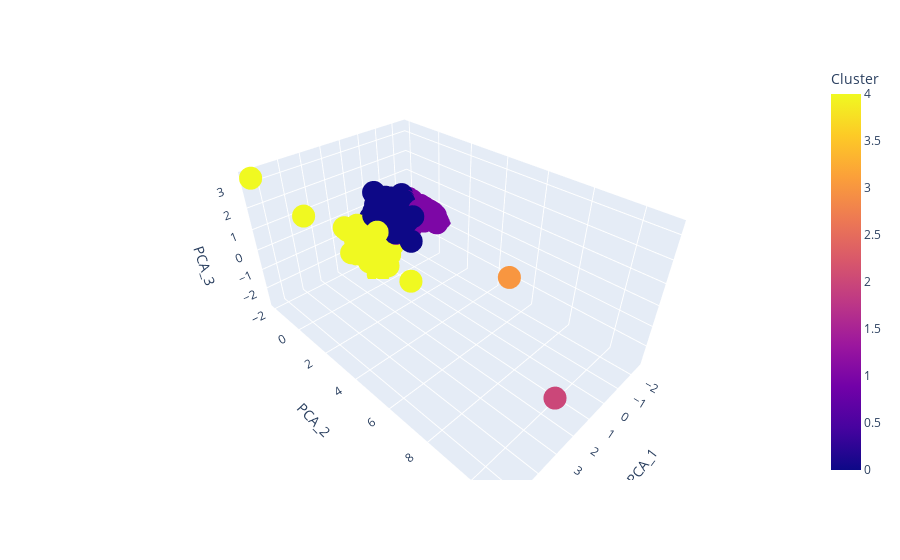

Notebook code for this chart:
### Markdown cell above
Below, I'll look at four variations of the scenario on the 2020 data (with defaults for K-Means):
1. scaler -> PCA (3) -> PCA corr corr matrix -> K-Means (5)
2. scaler -> PCA (2) -> K-Means (5)
3. scaler -> PCA (2) -> K-Means (5) -> T-SNE
4. scaler -> PCA (2) -> DBSCAN ([0.15, 5])

### Code cell
# 1. scaler -> PCA (3) -> PCA corr matrix -> K-Means (5)
cs.visualize_scenario_func(df_2020s, pca_components=3, show_corr=True)

### Figure 1 — Plotly figure (JSON) as saved in the notebook; plotly's stock layout.template omitted (floating-point values rounded to 4 significant figures; data arrays with more than 128 entries replaced by an {"elided": "..."} marker saying what was removed)
{"data": [{"customdata": {"elided": "208x1 str values"}, "hovertemplate": "PCA_1=%{x}<br>PCA_2=%{y}<br>PCA_3=%{z}<br>Entity=%{customdata[0]}<br>Cluster=%{marker.color}<extra></extra>", "legendgroup": "", "marker": {"color": {"elided": "208 int values"}, "coloraxis": "coloraxis", "symbol": "circle"}, "mode": "markers", "name": "", "scene": "scene", "showlegend": false, "type": "scatter3d", "x": {"elided": "208 float values"}, "y": {"elided": "208 float values"}, "z": {"elided": "208 float values"}}], "layout": {"coloraxis": {"colorbar": {"title": {"text": "Cluster"}}, "colorscale": [[0, "#0d0887"], [0.1111, "#46039f"], [0.2222, "#7201a8"], [0.3333, "#9c179e"], [0.4444, "#bd3786"], [0.5556, "#d8576b"], [0.6667, "#ed7953"], [0.7778, "#fb9f3a"], [0.8889, "#fdca26"], [1, "#f0f921"]]}, "legend": {"tracegroupgap": 0}, "margin": {"t": 60}, "scene": {"domain": {"x": [0, 1], "y": [0, 1]}, "xaxis": {"title": {"text": "PCA_1"}}, "yaxis": {"title": {"text": "PCA_2"}}, "zaxis": {"title": {"text": "PCA_3"}}}}}
